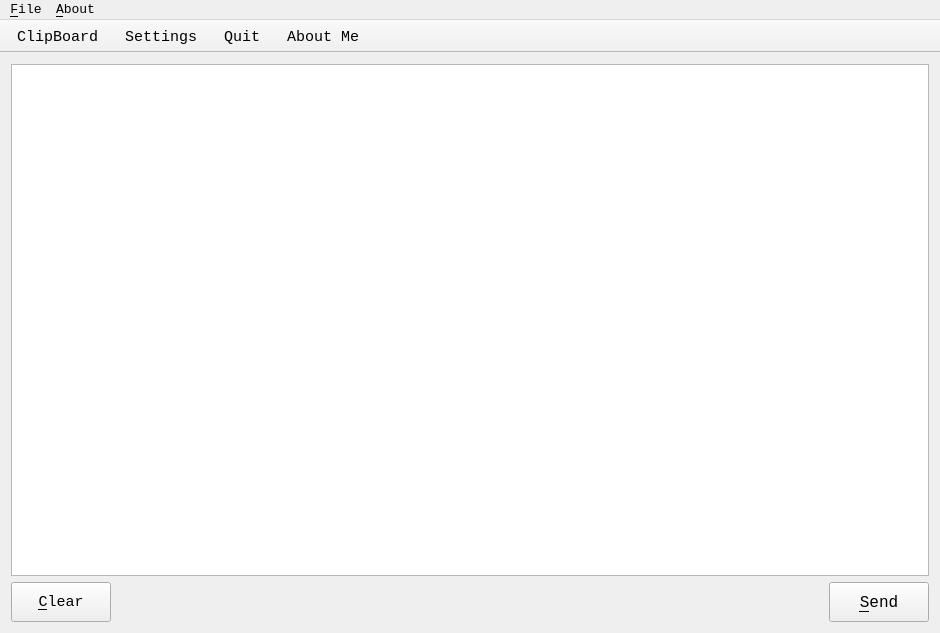
<?xml version="1.0" encoding="UTF-8"?>
<ui version="4.0">
 <class>ClipMan</class>
 <widget class="QMainWindow" name="ClipMan">
  <property name="geometry">
   <rect>
    <x>0</x>
    <y>0</y>
    <width>940</width>
    <height>633</height>
   </rect>
  </property>
  <property name="sizePolicy">
   <sizepolicy hsizetype="Expanding" vsizetype="Expanding">
    <horstretch>0</horstretch>
    <verstretch>0</verstretch>
   </sizepolicy>
  </property>
  <property name="font">
   <font>
    <family>Courier New</family>
    <pointsize>11</pointsize>
   </font>
  </property>
  <property name="windowTitle">
   <string>ClipMan</string>
  </property>
  <widget class="QWidget" name="centralWidget">
   <layout class="QGridLayout" name="gridLayout">
    <item row="0" column="0">
     <widget class="QTextEdit" name="textEdit">
      <property name="font">
       <font>
        <family>Consolas</family>
        <pointsize>10</pointsize>
       </font>
      </property>
     </widget>
    </item>
    <item row="1" column="0">
     <layout class="QHBoxLayout" name="horizontalLayout">
      <item>
       <widget class="QPushButton" name="clearBtn">
        <property name="minimumSize">
         <size>
          <width>100</width>
          <height>40</height>
         </size>
        </property>
        <property name="font">
         <font>
          <family>Courier New</family>
          <pointsize>11</pointsize>
         </font>
        </property>
        <property name="text">
         <string>&amp;Clear</string>
        </property>
       </widget>
      </item>
      <item>
       <spacer name="horizontalSpacer">
        <property name="orientation">
         <enum>Qt::Horizontal</enum>
        </property>
        <property name="sizeHint" stdset="0">
         <size>
          <width>318</width>
          <height>20</height>
         </size>
        </property>
       </spacer>
      </item>
      <item>
       <widget class="QPushButton" name="sendBtn">
        <property name="minimumSize">
         <size>
          <width>100</width>
          <height>40</height>
         </size>
        </property>
        <property name="font">
         <font>
          <family>Courier New</family>
          <pointsize>12</pointsize>
         </font>
        </property>
        <property name="text">
         <string>&amp;Send</string>
        </property>
        <property name="shortcut">
         <string>Ctrl+Return</string>
        </property>
       </widget>
      </item>
     </layout>
    </item>
   </layout>
  </widget>
  <widget class="QToolBar" name="mainToolBar">
   <property name="font">
    <font>
     <family>Courier New</family>
    </font>
   </property>
   <property name="movable">
    <bool>false</bool>
   </property>
   <property name="iconSize">
    <size>
     <width>25</width>
     <height>25</height>
    </size>
   </property>
   <property name="floatable">
    <bool>false</bool>
   </property>
   <attribute name="toolBarArea">
    <enum>TopToolBarArea</enum>
   </attribute>
   <attribute name="toolBarBreak">
    <bool>false</bool>
   </attribute>
   <addaction name="action_Clipboard"/>
   <addaction name="action_Settings"/>
   <addaction name="action_Quit"/>
   <addaction name="action_About_Me"/>
  </widget>
  <widget class="QMenuBar" name="menuBar">
   <property name="enabled">
    <bool>true</bool>
   </property>
   <property name="geometry">
    <rect>
     <x>0</x>
     <y>0</y>
     <width>940</width>
     <height>22</height>
    </rect>
   </property>
   <property name="font">
    <font>
     <family>Courier New</family>
     <pointsize>10</pointsize>
    </font>
   </property>
   <property name="defaultUp">
    <bool>false</bool>
   </property>
   <property name="nativeMenuBar">
    <bool>false</bool>
   </property>
   <widget class="QMenu" name="menuAbout">
    <property name="title">
     <string>&amp;About</string>
    </property>
   </widget>
   <widget class="QMenu" name="menu_File">
    <property name="acceptDrops">
     <bool>false</bool>
    </property>
    <property name="title">
     <string>&amp;File</string>
    </property>
    <addaction name="action_Settings"/>
    <addaction name="action_Clipboard"/>
    <addaction name="action_Quit"/>
   </widget>
   <addaction name="menu_File"/>
   <addaction name="menuAbout"/>
  </widget>
  <action name="action_Quit">
   <property name="icon">
    <iconset resource="imgs.qrc">
     <normaloff>:/imgs/exit.png</normaloff>:/imgs/exit.png</iconset>
   </property>
   <property name="text">
    <string>&amp;Quit</string>
   </property>
   <property name="shortcut">
    <string>Ctrl+Q</string>
   </property>
  </action>
  <action name="action_Clipboard">
   <property name="icon">
    <iconset resource="imgs.qrc">
     <normaloff>:/imgs/clip.png</normaloff>:/imgs/clip.png</iconset>
   </property>
   <property name="text">
    <string>ClipBoard</string>
   </property>
   <property name="shortcut">
    <string>Ctrl+D</string>
   </property>
  </action>
  <action name="action_Settings">
   <property name="icon">
    <iconset resource="imgs.qrc">
     <normaloff>:/imgs/set.png</normaloff>:/imgs/set.png</iconset>
   </property>
   <property name="text">
    <string>&amp;Settings</string>
   </property>
   <property name="shortcut">
    <string>Ctrl+Alt+S</string>
   </property>
  </action>
  <action name="action_About_Me">
   <property name="icon">
    <iconset resource="imgs.qrc">
     <normaloff>:/imgs/about.png</normaloff>:/imgs/about.png</iconset>
   </property>
   <property name="text">
    <string>&amp;About Me</string>
   </property>
   <property name="shortcut">
    <string>Ctrl+I</string>
   </property>
  </action>
 </widget>
 <layoutdefault spacing="6" margin="11"/>
 <resources>
  <include location="imgs.qrc"/>
 </resources>
 <connections/>
</ui>
